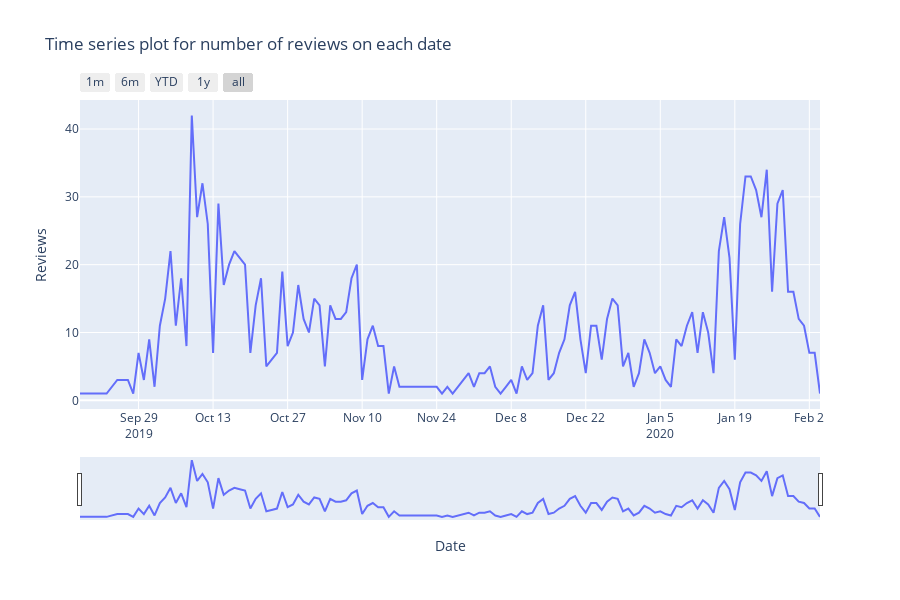

Here is the notebook cell this chart was saved with:
### Markdown cell above
#### Time series plot for number of  reviews on each date

### Code cell
number_reviews_on_each_date_plot(review_data)

### Figure 1 — Plotly figure (JSON) as saved in the notebook; plotly's stock layout.template omitted (floating-point values rounded to 4 significant figures; data arrays with more than 128 entries replaced by an {"elided": "..."} marker saying what was removed)
{"data": [{"hoverlabel": {"namelength": 0}, "hovertemplate": "Date=%{x}<br>Reviews=%{y}", "legendgroup": "", "line": {"color": "#636efa", "dash": "solid"}, "mode": "lines", "name": "", "showlegend": false, "type": "scatter", "x": {"elided": "133 str values"}, "xaxis": "x", "y": {"elided": "133 int values"}, "yaxis": "y"}], "layout": {"height": 600, "legend": {"tracegroupgap": 0}, "title": {"text": "Time series plot for number of reviews on each date"}, "xaxis": {"anchor": "y", "domain": [0, 1], "rangeselector": {"buttons": [{"count": 1, "label": "1m", "step": "month", "stepmode": "backward"}, {"count": 6, "label": "6m", "step": "month", "stepmode": "backward"}, {"count": 1, "label": "YTD", "step": "year", "stepmode": "todate"}, {"count": 1, "label": "1y", "step": "year", "stepmode": "backward"}, {"step": "all"}]}, "rangeslider": {"visible": true}, "title": {"text": "Date"}}, "yaxis": {"anchor": "x", "domain": [0, 1], "title": {"text": "Reviews"}}}}
